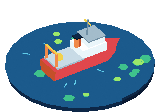
#> input picture public/legacy/assets/blender/render/barco_00.png, 160 x 112 px; its folder holds 4 pictures in this run
$ python pixelar.py
#> lines starting #> are read from the running program, lines starting #| are printed output that depends on the picture
"""Pasa los renders de Blender (render/*.png) a la paleta exacta del juego, les pone contorno
oscuro de 1 px y arma un spritesheet horizontal por modelo en assets/.

Uso:  python pixelar.py      (después de modelos_hangar.py)
"""
import glob
import os

from PIL import Image

AQUI = os.path.dirname(os.path.abspath(__file__))
PAL = ["#050f1f", "#0a1a33", "#0d2747", "#123a66", "#1b5a8c", "#2a86b8", "#63cde8", "#eaf6fa", "#a9d3e6", "#ffffff",
       "#3fc28c", "#9be86a", "#1e7a5a", "#f08a4b", "#c4502a", "#f2d14c", "#d9b26f", "#9c7444", "#5a4a46", "#6f8ea3",
       "#a3bccb", "#e0474c", "#c8dbe6", "#4f7396"]
RGB = [tuple(int(h[i:i + 2], 16) for i in (1, 3, 5)) for h in PAL]
CONTORNO = RGB[0]


def cercano(c):
    return min(RGB, key=lambda q: (q[0] - c[0]) ** 2 + (q[1] - c[1]) ** 2 + (q[2] - c[2]) ** 2)


def pixelar(ruta):
    im = Image.open(ruta).convert("RGBA")
#> im is the input picture: PIL image 160x112 RGBA; mean R, G, B, A 41.6, 63.5, 82.4, 152.7
    w, h = im.size
#> w = 160; h = 112
    px = im.load()
    for y in range(h):
        for x in range(w):
            r, g, b, a = px[x, y]
            px[x, y] = (*cercano((r, g, b)), 255) if a >= 128 else (0, 0, 0, 0)
    # contorno: píxel transparente con un vecino opaco (sin diagonales)
    borde = [(x, y) for y in range(h) for x in range(w) if px[x, y][3] == 0 and any(
        0 <= x + dx < w and 0 <= y + dy < h and px[x + dx, y + dy][3] for dx, dy in ((1, 0), (-1, 0), (0, 1), (0, -1)))]
#> borde = 344 pairs, first value 4 to 155, second value 18 to 111
    for x, y in borde:
        px[x, y] = (*CONTORNO, 255)
#> this loop made 344 passes
#> (x, y) on passes 1 to 3: (84, 18), (85, 18), (87, 18)
    return im


for nombre in ("barco", "iceberg"):
    cuadros = sorted(glob.glob(os.path.join(AQUI, "render", f"{nombre}_*.png")))
    imgs = [pixelar(c) for c in cuadros]
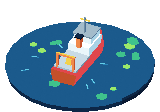
#> input picture public/legacy/assets/blender/render/barco_01.png, 160 x 112 px
#> in pixelar, im is the input picture: PIL image 160x112 RGBA; mean R, G, B, A 36.7, 63, 82.6, 152.8
#> in pixelar (call 2), `borde = [(x, y) for y in range(h) for x in range(w) if px[x, y][3] == ..`: borde = 353 pairs, first value 4 to 155, second value 16 to 111
#> the loop in pixelar (call 2), `for x, y in borde:` made 353 passes
#> (x, y) on passes 1 to 3: (84, 16), (85, 16), (80, 17)
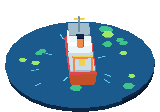
#> input picture public/legacy/assets/blender/render/barco_02.png, 160 x 112 px
#> in pixelar, im is the input picture: PIL image 160x112 RGBA; mean R, G, B, A 33.9, 62.7, 82.8, 152.9
#> in pixelar (call 3), `borde = [(x, y) for y in range(h) for x in range(w) if px[x, y][3] == ..`: borde = 362 pairs, first value 4 to 155, second value 15 to 111
#> the loop in pixelar (call 3), `for x, y in borde:` made 362 passes
#> (x, y) on passes 1 to 3: (78, 15), (79, 15), (77, 16)
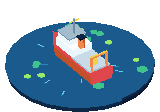
#> input picture public/legacy/assets/blender/render/barco_03.png, 160 x 112 px
#> in pixelar, im is the input picture: PIL image 160x112 RGBA; mean R, G, B, A 37.9, 62.8, 82.9, 152.7
#> in pixelar (call 4), `borde = [(x, y) for y in range(h) for x in range(w) if px[x, y][3] == ..`: borde = 349 pairs, first value 4 to 155, second value 17 to 111
#> the loop in pixelar (call 4), `for x, y in borde:` made 349 passes
#> (x, y) on passes 1 to 3: (73, 17), (74, 17), (78, 17)
#> imgs = 4 items
    w, h = imgs[0].size
    hoja = Image.new("RGBA", (w * len(imgs), h), (0, 0, 0, 0))
#> hoja: PIL image 640x112 RGBA; every value is 0
    for i, im in enumerate(imgs):
        hoja.paste(im, (i * w, 0))
#> this loop made 4 passes
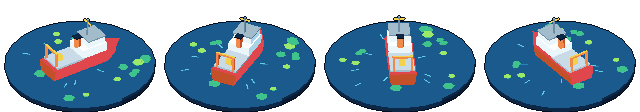
#> hoja: PIL image 640x112 RGBA; mean R, G, B, A 37.6, 63.3, 83.3, 157.8; transparent parts drawn white
    salida = os.path.join(AQUI, "..", f"hangar-{nombre}.png")
    hoja.save(salida, optimize=True)
    print(os.path.normpath(salida), hoja.size, len(hoja.getcolors(4096)), "colores")
#| public/legacy/assets/hangar-barco.png (640, 112) 21 colores
#> (the run stopped early here; a loop or call above may not have finished)
